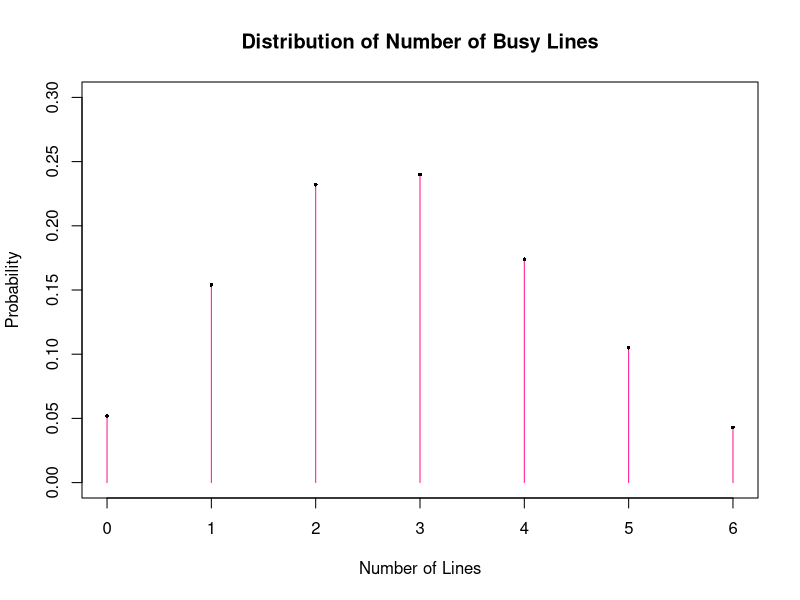
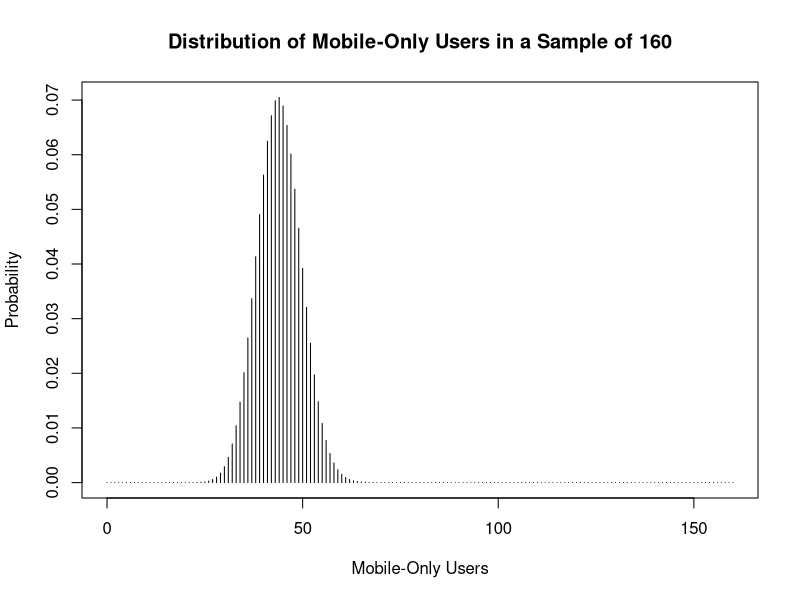

Recreate these plots in R, in order.
## ---- chunk 1
knitr::opts_chunk$set(echo = TRUE)
## ---- chunk 2
my_vec1 <- c(1, 2, 3, 4, 5)
my_vec2 <- 1:5
my_vec3 <- c("This", "is", "also", "a", "vector")
## ---- chunk 3
my_vec4 <- c("This", "is", "my", "first")
my_vec5 <- c(my_vec4, "vector")
my_vec4
my_vec5
## ---- chunk 4
x <- c(0:6)
problines <- c(0.052, 0.154, 0.232, 0.240,0.174, 0.105, 0.043)
plot(0:6, problines, type="h", xlim=c(0, 6), ylim=c(0, 0.3),
     main = "Distribution of Number of Busy Lines",
     xlab = "Number of Lines", ylab = "Probability",
     col = "deeppink")
points(0:6, problines, pch=16, cex=.5)
## ---- chunk 5
x <- c(0:6)
problines <- c(0.052, 0.154, 0.232, 0.240,0.174, 0.105, 0.043)
meanx <- sum(x * problines)
meanx
## ---- chunk 6
varx <- sum( (x - meanx)^2 * problines )
varx
sqrt(varx)
## ---- chunk 7
x <- 0:160
dist <- dbinom(x, size = 160, prob = 0.275)
plot(x, dist, type="h",
     main = "Distribution of Mobile-Only Users in a Sample of 160",
     xlab = "Mobile-Only Users", ylab = "Probability")
## ---- chunk 8
our_question <- dist[1:21]
compare <- dbinom(x = 0:20, size = 160, prob = 0.275)
our_question - compare
## ---- chunk 9
sum(compare)
sum(our_question)
## ---- chunk 10
pbinom(q = 20, size = 160, prob = 0.275, lower.tail = TRUE)
## ---- chunk 11
sum( dbinom(x = 50:160, size = 160, prob = 0.275) )
## ---- chunk 12
pbinom(q = 50, size = 160, prob = 0.275, lower.tail = TRUE)
## ---- chunk 13
pbinom(q = 50, size = 160, prob = 0.275, lower.tail = FALSE)
## ---- chunk 14
pbinom(q = 49, size = 160, prob = 0.275, lower.tail = FALSE)
